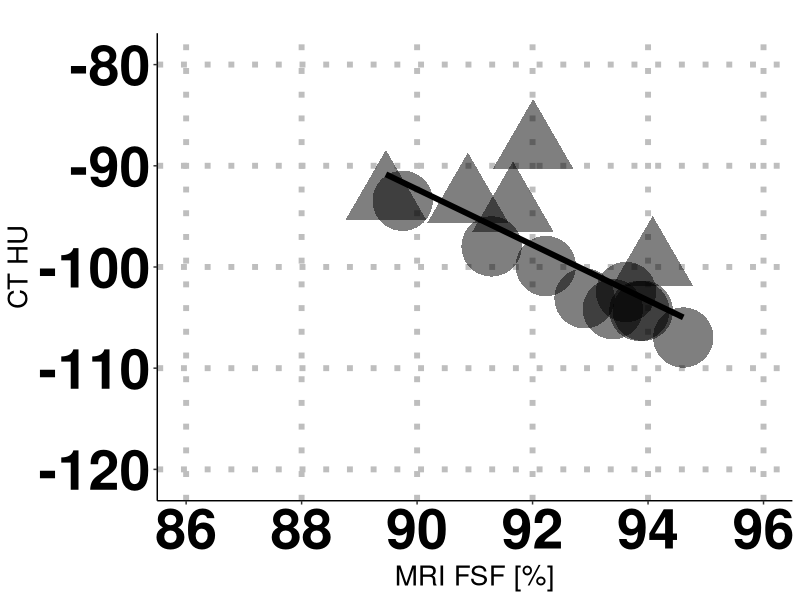
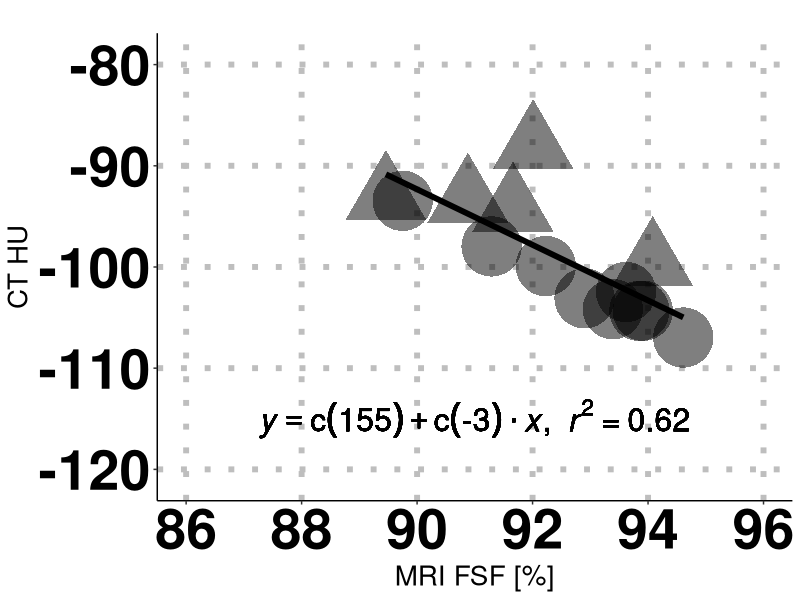

The R script that drew these images, in order:
#  CODE FOR RECREATING WAT PAPER FIGURES #################################
#  This .R file contains the script to recreate Figure 6 panel B) in the paper.
#  The script reads reconstructed data from the ../data_output/ folder and
#  puts the png image in the  ../figures/ folder.
#  FIGURE 6 B :  FSF v. HU - subjects with BMI < 25, cold temperature

# Need ggplot2 and plyr
require(ggplot2)
require(plyr)

# Load CSV file into a data frame
df = read.csv('../tidy_data/WAT_avgAllslx_master_file.csv')

selected_rows = df[,"Temp"]=="CA" & df[,"BMI"]<25
df = df[selected_rows,]

HU_Avg = df[,"HU_Avg"]
FSF_Avg = df[,"FSF_Avg"]

# regression function
lm_eqn = function(df){
  m = lm(HU_Avg ~ FSF_Avg, df);
  eq <- substitute(italic(y) == a + b %.% italic(x)*","~~italic(r)^2~"="~r2,
                   list(a = format(coef(m)[1], digits = 1),
                        b = format(coef(m)[2], digits = 1),
                        r2 = format(summary(m)$r.squared, digits = 2)))
  as.character(as.expression(eq));
}

g0 = ggplot(df, aes(x=FSF_Avg, y=HU_Avg, shape=Sex)) +
  geom_smooth(aes(x=FSF_Avg, y=HU_Avg, shape=NULL), data=df, method = "lm", se=FALSE, formula = y ~ x, colour="black", linetype="solid", alpha=0.5, size=2, weight=2) +
  geom_point(alpha=0.5,size=20,show_guide = FALSE) + 
  theme(axis.text=element_text(colour="black", size=40,face="bold"),axis.title=element_text(size=20),
        axis.line = element_line(colour = "black"),
        panel.grid.major = element_line(linetype = 3, colour = "gray", size = 2),
        panel.grid.minor = element_blank(),
        panel.background = element_blank()) +
  coord_cartesian(xlim=c(86,96), ylim=c(-121,-79))

g0.labs <- g0 + labs(title = "", x = "MRI FSF [%]", y = "CT HU")
g0.labs

g1 = g0.labs + geom_text(aes(x = 91, y = -115, label = lm_eqn(df)), parse = TRUE, colour="black",size=8)

plot(g1)

# Copy plot to a PNG file
dev.copy(png, file = '../figures/Figure_6b.png', width=1525, height=750)

# Don't forget to close the PNG device!
dev.off()

# Display the statistics (R-squared, p-value and confidence interval)
print("**********************************************************")
print("Figure 6b) statistics (R-squared, p-value and confidence interval)")
mod <- lm(HU_Avg~FSF_Avg)
print(summary(mod))
print(confint(mod))
print("**********************************************************")

